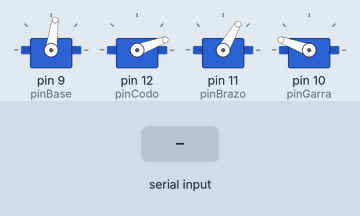
Simulated run of this sketch. Board: Arduino Uno, built with avr-gcc and run on an emulated ATmega328P. Shown: 4 × servo. Inputs (shaded band) come from the test bench.

Above: at 8.4 s.
8.5 s: "2" received over Serial
At 8.9 s:
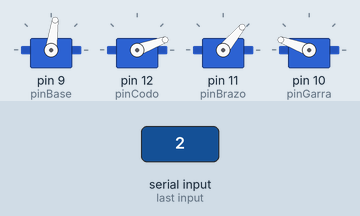
10.0 s: "0" received over Serial
At 11.2 s:
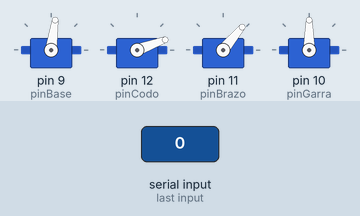
11.5 s: "8" received over Serial
At 12.4 s:
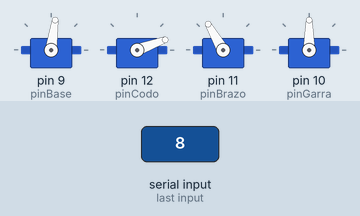
13.0 s: "3" received over Serial
At 13.6 s:
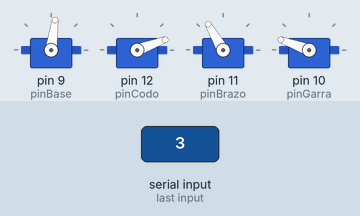
14.5 s: "9" received over Serial
At 15.7 s:
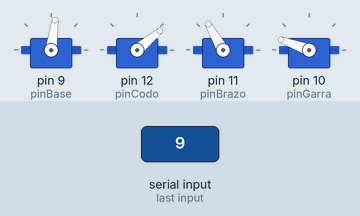
16.0 s: "7" received over Serial
At 17.1 s:
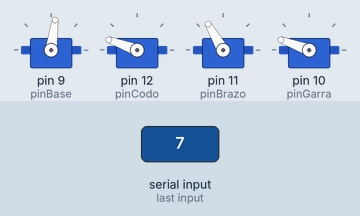
Timing chart, 0 to 18.5 s (numbered marks = the images above; inputs shaded):
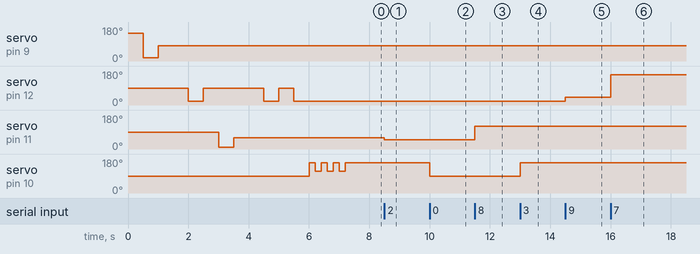

The sketch:

PROYECTO_BRAZO_ROBOTICO.ino
```cpp
#include <Servo.h> // Libreria para controlar los servomotores

#define pinBase 9
#define pinCodo 12
#define pinBrazo 11
#define pinGarra 10
#define initBase 82
#define initCodo 90
#define initBrazo 10
#define initGarra 160

Servo Base;
Servo Codo;
Servo Brazo;
Servo Garra;
int i,val=0;

void setup()
{
  Base.attach (pinBase);
  Codo.attach (pinCodo);
  Brazo.attach (pinBrazo);
  Garra.attach (pinGarra);

  Base.write (initBase);
  Base.write (initBase +65);
  delay (500);
  Base.write (initBase -65);
  delay (500);
  Base.write (initBase);
  delay (500);
  Codo.write (initCodo);
  delay (500);
  Codo.write (initCodo -70);
  delay (500);
  Codo.write (initCodo);
  delay (500);
  Brazo.write (initBrazo);
  delay (500);
  Brazo.write (initBrazo +50);
  delay (500);
  Codo.write (initCodo);
  delay (500);
  Codo.write (initCodo -70);
  delay (500);
  Codo.write (initCodo);
  delay (500);
  Codo.write (initCodo -70);
  delay (500);
  Garra.write (initGarra);
  delay (200);
  Garra.write (initGarra -45); // la garra el angulo recto es con 90°
  delay (200);
  Garra.write (initGarra);
  delay (200);
  Garra.write (initGarra -45);
  delay (200);
  Garra.write (initGarra);
  delay (200);
  Garra.write (initGarra -45);
  delay (200);
  Garra.write (initGarra);
  Serial.begin(9600);

  }


  void loop()
  {


  val = Serial.read();

  if(val=='3'){
  Garra.write(160);
  delay(15);
i++;
}
  if(val=='0'){
    Garra.write(90);
    delay(15);
    i--;
    }

     if(val=='2'){
    Brazo.write(50);
    delay(15);}
     if(val=='8'){
    Brazo.write(120);
    delay(15);}
     if(val=='9'){
    Codo.write(40);
    delay(15);}
     if(val=='7'){
    Codo.write(160);
    delay(15);}
     if(val=='6'){
    Base.write(5);
    delay(15);}
    if(val=='4'){
    Base.write(175);
    delay(15);}

  }
```

Measured:
- after the input at 8.5 s, servo on pin 11 (pinBrazo): 60° → 50° at once
- after the input at 10.0 s, servo on pin 10 (pinGarra): 160° → 90° at once
- after the input at 11.5 s, servo on pin 11 (pinBrazo): 50° → 120° at once
- after the input at 13.0 s, servo on pin 10 (pinGarra): 90° → 160° at once
- after the input at 14.5 s, servo on pin 12 (pinCodo): 20° → 40° at once
- after the input at 16.0 s, servo on pin 12 (pinCodo): 40° → 160° at once
